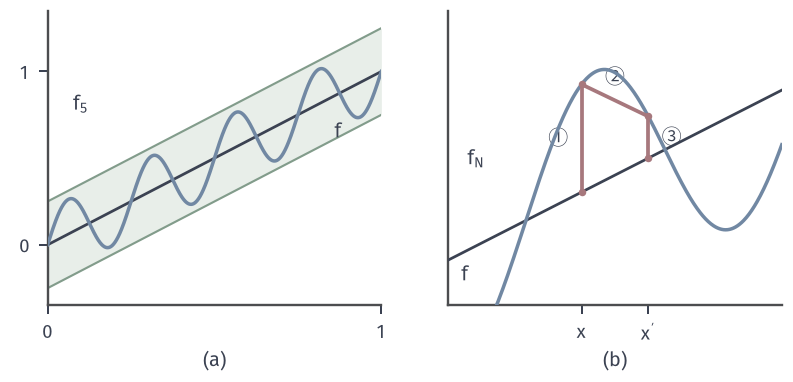

Generate this figure with Python:
from pathlib import Path
import sys
ROOT = next(p for p in Path(__file__).resolve().parents if (p/"build.sh").is_file() and (p/"tex/book.tex").is_file())
sys.path.insert(0, str(ROOT/"figures/00-shared/mathematical-preliminaries-upper/00-shared/comprehension-figures"))
from support import figure, save, BLUE, GREEN, YELLOW, RED, PURPLE, INK, MUTED, GRID, BLUE_FILL, GREEN_FILL, YELLOW_FILL, RED_FILL, PURPLE_FILL
import numpy as np

# f(x)=x, f_5(x)=x+sin(8 pi x)/5. (a) tube eps=1/4 around f; (b) the same pair at x=0.3, x'=0.36: three segments of the epsilon/3 argument.
fig, axes = figure(width_mm=112, height_mm=54, ncols=2)
fig.set_layout_engine(None)
fig.subplots_adjust(left=.06, right=.985, top=.97, bottom=.2, wspace=.2)
x = np.linspace(0, 1, 1200)
f = lambda t: t
g = lambda t: t+np.sin(8*np.pi*t)/5
a = axes[0]
a.fill_between(x, f(x)-.25, f(x)+.25, color=GREEN_FILL, lw=0, zorder=1)
a.plot(x, f(x)-.25, color=GREEN, lw=.85, zorder=2); a.plot(x, f(x)+.25, color=GREEN, lw=.85, zorder=2)
a.plot(x, f(x), color=INK, lw=1.1, zorder=3)
a.plot(x, g(x), color=BLUE, lw=1.4, zorder=4)
a.text(.1, .78, '$f_5$', color=INK, ha='center'); a.text(.87, .62, '$f$', color=INK, ha='center')
a.set_xlim(0, 1); a.set_ylim(-.35, 1.35); a.set_xticks([0, 1]); a.set_yticks([0, 1])
b = axes[1]
xz = np.linspace(.18, .48, 500)
b.plot(xz, f(xz), color=INK, lw=1.1, zorder=3)
b.plot(xz, g(xz), color=BLUE, lw=1.4, zorder=4)
p, q = .30, .36
b.plot([p, p], [f(p), g(p)], color=RED, lw=1.5, zorder=5)
b.plot([q, q], [f(q), g(q)], color=RED, lw=1.5, zorder=5)
b.plot([p, q], [g(p), g(q)], color=RED, lw=1.5, zorder=5)
for t, v in ((p, f(p)), (p, g(p)), (q, f(q)), (q, g(q))):
    b.plot([t], [v], 'o', ms=3, color=RED, mew=0, zorder=6)
b.text(p-.012, (f(p)+g(p))/2, '①', ha='right', va='center', color=INK)
b.text(q+.012, (f(q)+g(q))/2, '③', ha='left', va='center', color=INK)
b.text((p+q)/2, (g(p)+g(q))/2+.022, '②', ha='center', va='bottom', color=INK)
b.text(.195, .155, '$f$', color=INK, ha='center', va='center'); b.text(.205, .36, '$f_N$', color=INK, ha='center', va='center')
b.set_xlim(.18, .48); b.set_ylim(.1, .62); b.set_xticks([p, q]); b.set_xticklabels(['$x$', r"$x'$"]); b.set_yticks([])
for ax, s in zip(axes, '(a) (b)'.split()):
    ax.spines['left'].set_linewidth(.95); ax.spines['bottom'].set_linewidth(.95)
    q0 = ax.get_position(); fig.text((q0.x0+q0.x1)/2, .03, s, ha='center', va='bottom')
save(fig, Path(__file__).resolve().parent, 'figure', {'formula': 'f(x)=x; f_N(x)=x+sin(8 pi x)/5; tube half-width 1/4'})
